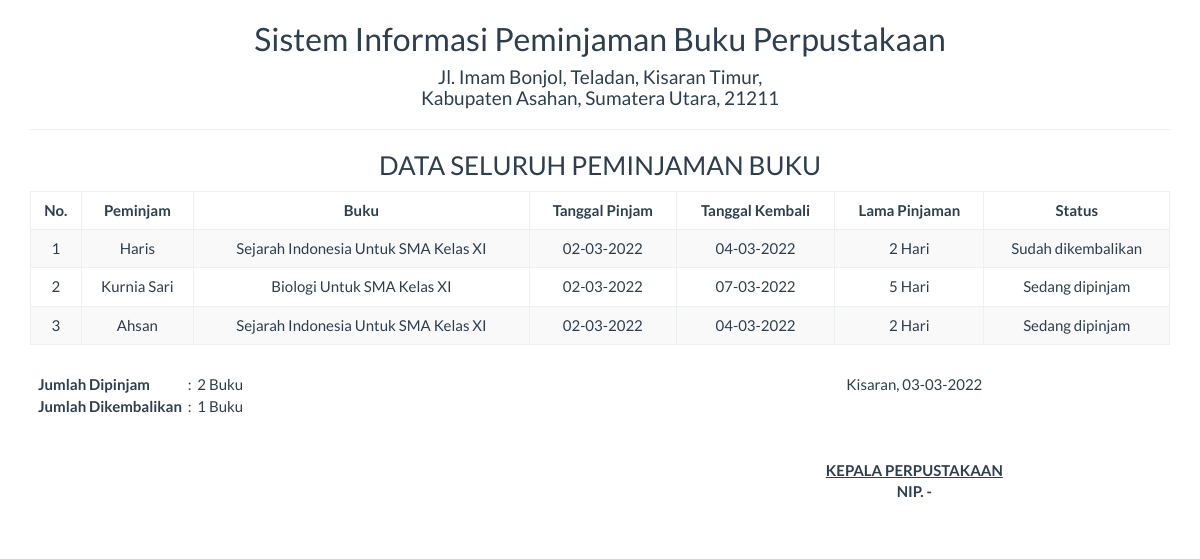
Screenshot of /report/peminjaman_semua.php with the database file from the repository.
### tables this page shows
CREATE TABLE `pinjam` (
  `id_pinjam` int(11) NOT NULL,
  `id_anggota` int(11) NOT NULL,
  `id_buku` int(11) NOT NULL,
  `tgl_pinjam` date NOT NULL,
  `tgl_kembali` date NOT NULL,
  `status_pinjam` varchar(20) NOT NULL
);

CREATE TABLE `anggota` (
  `id_anggota` int(11) NOT NULL,
  `nama` varchar(255) DEFAULT NULL,
  `alamat` varchar(255) DEFAULT NULL,
  `status_pekerjaan` varchar(255) DEFAULT NULL,
  `no_telpon` varchar(20) DEFAULT NULL
);

CREATE TABLE `buku` (
  `id_buku` int(11) NOT NULL,
  `judul` varchar(255) DEFAULT NULL,
  `pengarang` varchar(255) DEFAULT NULL,
  `penerbit` varchar(255) DEFAULT NULL,
  `tahun` varchar(10) DEFAULT NULL,
  `jumlah` int(11) DEFAULT NULL
);

### report/peminjaman_semua.php (the view, shortened to what this page needs)
<!DOCTYPE html>
<html>
    <head>
        <link href="../Assets/css/bootstrap.min.css" rel="stylesheet" type="text/css"/>
    </head>
    <body onload="print()">
        <?php
        include '../config/koneksi.php';
        ?>
        <div class="container">
            <div class='row'>
                <div class="col-sm-12">
                    <div class="text-center">
                        <h2>Sistem Informasi Peminjaman Buku Perpustakaan </h2>
                        <h4>Jl. Imam Bonjol, Teladan, Kisaran Timur, <br> Kabupaten Asahan, Sumatera Utara, 21211</h4>
                        <hr>
                        <h3>DATA SELURUH PEMINJAMAN BUKU</h3>
                        <table id="dtskripsi" class="table table-bordered table-striped table-hover">
                            <thead>
                                <tr>
                                    <th><center>No.</center></th>
                                    <th><center>Peminjam</center></th>
                                    <th><center>Buku</center></th>
                                    <th><center>Tanggal Pinjam</center></th>
                                    <th><center>Tanggal Kembali</center></th>
                                    <th><center>Lama Pinjaman</center></th>
                                    <th><center>Status</center></th>
                                </tr>
                            </thead>
                            <tbody>
                                <?php
                                $sql = "SELECT * FROM pinjam JOIN anggota ON pinjam.id_anggota=anggota.id_anggota JOIN buku ON pinjam.id_buku=buku.id_buku ORDER BY id_pinjam DESC";
                                $query = mysqli_query($koneksi, $sql) or die("SQL Anda Salah");
                                $nomor = 0;
                                while ($data = mysqli_fetch_array($query)) {
                                    $nomor++;
                                    $lama = date_diff(date_create($data['tgl_pinjam']), date_create($data['tgl_kembali']));
                                    ?>
                                    <tr>
                                        <td><?= $nomor ?></td>
                                        <td><?= $data['nama'] ?></td>
                                        <td><?= $data['judul'] ?></td>
                                        <td><?= date('d-m-Y', strtotime($data['tgl_pinjam'])) ?></td>
                                        <td><?= date('d-m-Y', strtotime($data['tgl_kembali'])) ?></td>
                                        <td><?= $lama->days ?> Hari</td>
                                        <td><?= $data['status_pinjam'] ?></td>
                                    </tr>
                                <?php } ?>
                            </tbody>
                        </table>
                        <table class="table">
                                <tbody>
                                    <tr>
                                        <td>
                                            <table>
                                                <?php
                                                    $sql3 = "SELECT status_pinjam FROM pinjam WHERE status_pinjam='Sedang dipinjam'";
                                                    $query3 = mysqli_query($koneksi, $sql3) or die("SQL Anda Salah");
                                                    $total1 = mysqli_num_rows($query3);
                                                    $sql4 = "SELECT status_pinjam FROM pinjam WHERE status_pinjam='Sudah dikembalikan'";
                                                    $query4 = mysqli_query($koneksi, $sql4) or die("SQL Anda Salah");
                                                    $total2 = mysqli_num_rows($query4);
                                                ?>
                                                <tr>
                                                    <th>Jumlah Dipinjam</th><td>&nbsp;  : &nbsp;</td><td> <?= $total1 ?> Buku</td>
                                                </tr>
                                                <tr>
                                                    <th>Jumlah Dikembalikan</th><td>&nbsp;  : &nbsp;</td><td> <?= $total2 ?> Buku</td>
                                                </tr>
                                            </table>
                                        </td>
                                        <td></td>
                                        <td>
                                            <div class="text-center">
                                                Kisaran,  <?= date("d-m-Y") ?>
                                                <br><br><br><br>
                                                <u><strong>KEPALA PERPUSTAKAAN<strong></u><br>
                                                NIP. -
                                            </div>
                                        </td>
                                    </tr>
                                </tbody>
                        </table>
                    </div>
                </div>
            </div>
    </body>
</html>

### rows the page displays
pinjam: id_anggota.nama "Haris", id_buku.judul "Sejarah Indonesia Untuk SMA Kelas XI", tgl_pinjam "02-03-2022", tgl_kembali "04-03-2022", tgl_pinjam+tgl_kembali "2", status_pinjam "Sudah dikembalikan"
pinjam: id_anggota.nama "Kurnia Sari", id_buku.judul "Biologi Untuk SMA Kelas XI", tgl_pinjam "02-03-2022", tgl_kembali "07-03-2022", tgl_pinjam+tgl_kembali "5", status_pinjam "Sedang dipinjam"
pinjam: id_anggota.nama "Ahsan", id_buku.judul "Sejarah Indonesia Untuk SMA Kelas XI", tgl_pinjam "02-03-2022", tgl_kembali "04-03-2022", tgl_pinjam+tgl_kembali "2", status_pinjam "Sedang dipinjam"

### other values shown
$total1 "2"
$total2 "1"
